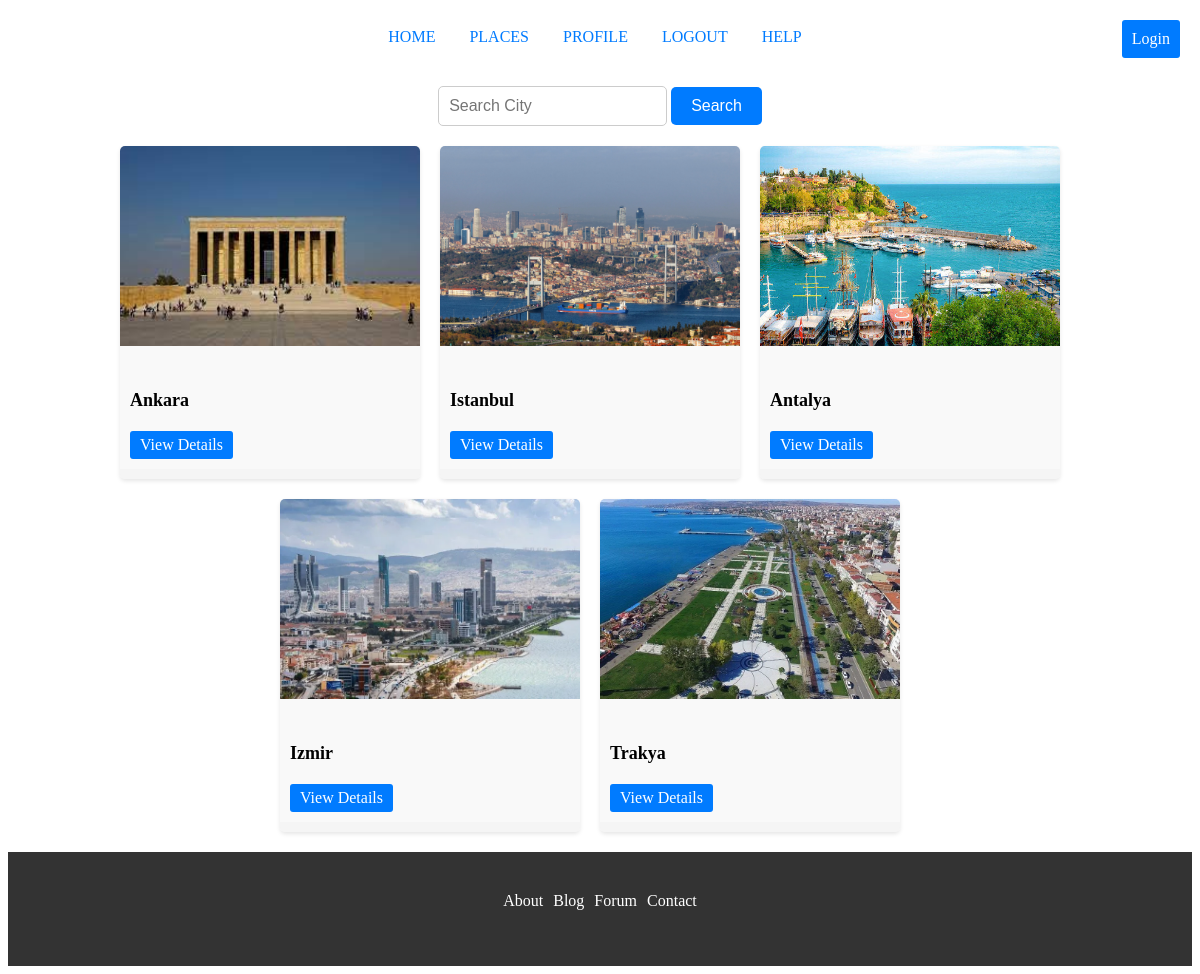
The page / on the database its author committed.
### base/models.py (models this page shows, shortened)
class City(models.Model):
    name = models.CharField(max_length=100)
    weather = models.CharField(max_length=100)
    photo = models.ImageField(null=True,blank=True)

### base/views.py (the view)
# urls.py: path('', views.home, name='home'),
def home(request):
    cities = City.objects.all()
    return render(request, 'home.html', {'cities': cities})

### templates/home.html (shortened to what this page needs)
<!DOCTYPE html>
<html>
<head>
</head>
<body>
  <header class="main-header">
    <div id="main-nav" class="container">
      <nav class="main-nav">
        <ul class="main-nav__items">
          <li class="main-nav__item">
            <a class="btn- btn--secondary" href="#">HOME</a>
          </li>
          <li class="main-nav__item">
            <a class="btn- btn--secondary" href="#">PLACES</a>
          </li>
          <li class="main-nav__item">
            <a class="btn- btn--secondary" href="{% url 'profile' %}">PROFILE</a>
          </li>
            <li class="main-nav__item">
              <a class="btn- btn--secondary" href="{% url 'logout' %}">LOGOUT</a>
            </li>
          <li class="main-nav__item">
            <a class="btn- btn--secondary" href="{% url 'help' %}">HELP</a>
          </li>
        </ul>
      </nav>
    </div>
        {% if user.is_authenticated %}
      <a href="{% url 'profile' %}" class="profile-button">Profile</a>
    {% else %}
      <a href="{% url 'login' %}" class="profile-button">Login</a>
    {% endif %}
  </header>
  <form method="get" action="{% url 'search' %}" class="search-form">
    <input type="text" name="search_query" placeholder="Search City">
    <button type="submit">Search</button>
  </form>
  {% if results %}
    <h2>Search Results:</h2>
    {% for destination in results %}
      <div class="destination">
        <h3>{{ destination.name }}</h3>
        <img src="{{ destination.photo.url }}" alt="{{ destination.name }} Photo">
        <p>{{ destination.description }}</p>
        <p>{{ destination.history }}</p>
      </div>
    {% empty %}
      <p>No destinations found for the searched city.</p>
    {% endfor %}
  {% else %}
    <div class="content">
      <div class="cities-container">
        {% for city in cities %}
          <div class="city">
            <img class="card-img-top" src="{{ city.photo.url }}" alt="City Photo">
            <div class="card-body">
              <h5 class="card-title">{{ city.name }}</h5>
              <a href="{% url 'city_details' city.id %}" class="city-details-button">View Details</a>
            </div>
            <div class="card-footer">
            </div>
          </div>
        {% endfor %}
      </div>
    </div>
  {% endif %}
    <footer>
      <div class="container">
        <div class="row">
          <div class="col-21">
            <ul id="footer-links">
              <li><a href="#">About</a></li>
              <li><a href="#">Blog</a></li>
              <li><a href="#">Forum</a></li>
              <li><a href="#">Contact</a></li>
            </ul>
          </div>
        </div>
      </div>
    </footer>
</body>
</html>

### templates/home.html (style rules this page uses)
.main-header { padding: 20px; text-align: center; }
.main-nav__items { list-style: none; padding: 0; margin: 0; }
.main-nav__item { display: inline-block; margin-right: 10px; }
.main-nav__item a { text-decoration: none; color: #007bff; padding: 5px 10px; border-radius: 3px; }
form { text-align: center; margin-top: 20px; }
input[type="text"] { padding: 10px; font-size: 16px; }
button[type="submit"] { padding: 10px 20px; font-size: 16px; background-color: #4caf50; color: #fff; border: none; cursor: pointer; }
.cities-container { display: flex; flex-wrap: wrap; justify-content: center; }
.city { margin-bottom: 20px; background-color: #f9f9f9; border-radius: 5px; box-shadow: 0 2px 4px rgba(0, 0, 0, 0.1); overflow: hidden; display: inline-block; width: 300px; vertical-align: top; margin-right: 20px; }
.city .card-img-top { width: 100%; height: 200px; object-fit: cover; }
.city .card-body { padding: 10px; }
.city .card-title { margin-bottom: 10px; font-size: 18px; font-weight: bold; }
.city .card-footer { background-color: #f5f5f5; padding: 5px 10px; font-size: 12px; text-align: right; }
.city .city-details-button { display: inline-block; padding: 5px 10px; background-color: #007bff; color: #fff; text-decoration: none; border-radius: 3px; margin-top: 10px; }
.profile-button { position: absolute; top: 20px; right: 20px; background-color: #007bff; color: #fff; padding: 10px; border-radius: 3px; text-decoration: none; }
.content { margin-top: 20px; }
.search-form { text-align: center; margin-bottom: 20px; }
.search-form input[type="text"] { padding: 10px; font-size: 16px; border-radius: 5px; border: 1px solid #ccc; }
.search-form button { padding: 10px 20px; font-size: 16px; background-color: #007bff; color: #fff; border-radius: 5px; border: none; cursor: pointer; }
footer { background-color: #333; color: #fff; padding: 20px; text-align: center; }
#footer-links { list-style: none; padding: 0; display: flex; justify-content: center; margin-top: 20px; }
#footer-links li { margin-right: 10px; }
#footer-links li:last-child { margin-right: 0; }
#footer-links a { color: #fff; text-decoration: none; }

### rows shown on the page
City: photo (picture), name "Ankara"
City: photo (picture), name "Istanbul"
City: photo (picture), name "Antalya"
City: photo (picture), name "Izmir"
City: photo (picture), name "Trakya"
